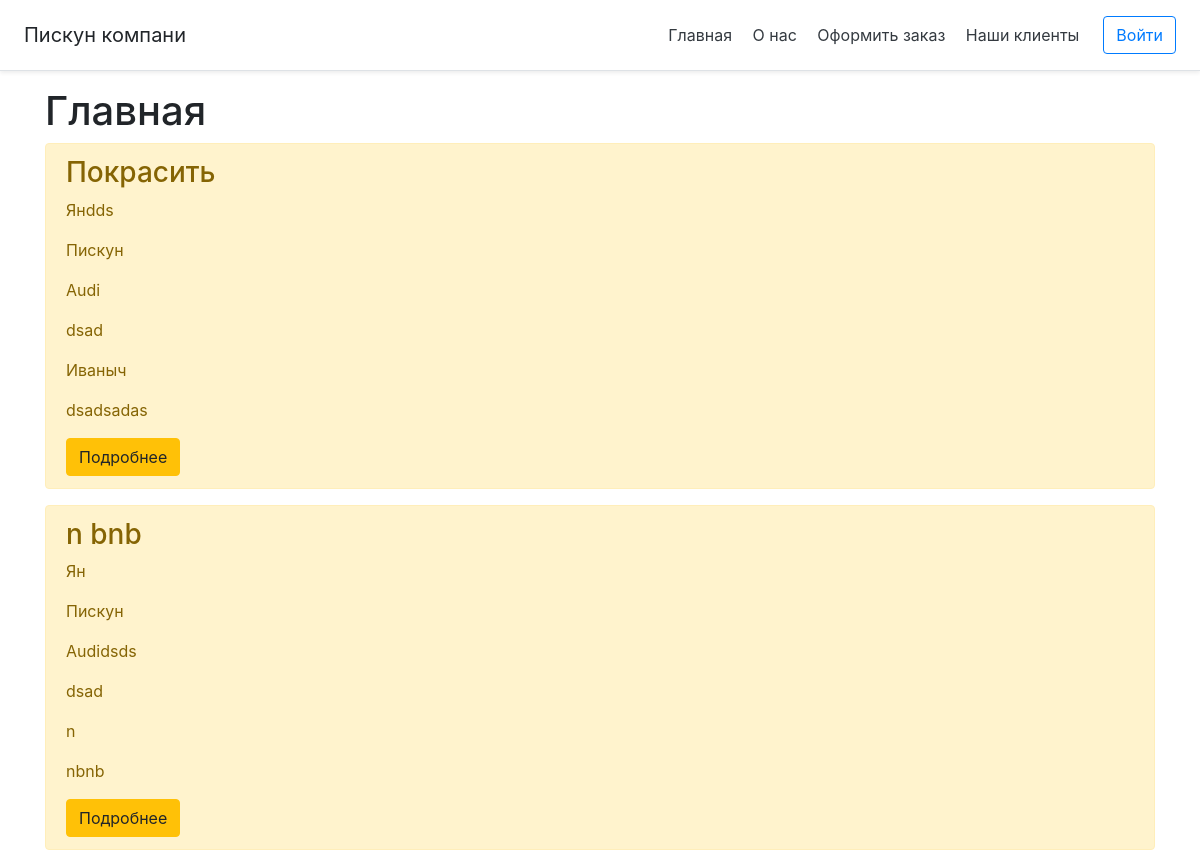
The page / on the database its author committed.
### ordering/models.py (models this page shows, shortened)
class Orders(models.Model):
    title = models.CharField('Заказы', max_length=50)
    clients_name = models.CharField('Имя', max_length=20)
    clients_surname = models.CharField('Фамилия', max_length=50)
    clients_car = models.CharField('Автомобиль', max_length=50)
    services = models.CharField('Услуги', max_length=50)
    employees = models.CharField('Сотрудники', max_length=50)
    orders = models.TextField('Описание')
    class Meta:
        verbose_name = 'Заказ'
        verbose_name_plural = 'Заказы'

### ordering/views.py (the view)
# urls.py: path('', views.index, name='home'),
def index(request):
    orderss = Orders.objects.all()
    return render(request, 'ordering/index.html', {'title': 'Главная страница сайта', 'orderss': orderss})

### ordering/templates/ordering/index.html (shortened to what this page needs)
{% extends 'ordering/base.html' %}
{% block content %}
    <h1> Главная</h1>
    {% if orderss %}
        {% for el in orderss %}
            <div class="alert alert-warning mt-2">
                 <h3>{{ el.title }}</h3>
                <p>{{ el.clients_name }}</p>
                <p>{{ el.clients_surname }}</p>
                <p>{{ el.clients_car }}</p>
                <p>{{ el.services }}</p>
                <p>{{ el.employees }}</p>
                 <p>{{ el.orders }}</p>
                <a href="{% url 'order-detail' el.id %}" class="btn btn-warning">Подробнее</a>
            </div>
         {% endfor %}
    {% else %}
        <p>Нет заказа(</p>
    {% endif %}
{% endblock %}

### ordering/templates/ordering/base.html (shortened to what this page needs)
<!doctype html>
<html lang="en">
<head>
    <link rel="stylesheet" href="https://cdn.jsdelivr.net/npm/bootstrap@4.6.0/dist/css/bootstrap.min.css">
</head>
<body>
<div class="d-flex flex-column flex-md-row align-items-center p-3 px-md-4 mb-3 bg-white border-bottom shadow-sm">
  <h5 class="my-0 mr-md-auto font-weight-normal">Пискун компани</h5>
  <nav class="my-2 my-md-0 mr-md-3">
    <a class="p-2 text-dark" href="{% url 'home' %}">Главная</a>
    <a class="p-2 text-dark" href="{% url 'about' %}">О нас</a>
      <a class="p-2 text-dark" href="{% url 'create' %}">Оформить заказ</a>
      <a class="p-2 text-dark" href="{% url 'client' %}">Наши клиенты</a>
  </nav>
  <a class="btn btn-outline-primary" href="/admin">Войти</a>
</div>
 <div class="container"> {% block content %}{% endblock %}</div>
</body>
</html>

### rows shown on the page
Orders: title "Покрасить", clients_name "Янdds", clients_surname "Пискун", clients_car "Audi", services "dsad", employees "Иваныч", orders "dsadsadas"
Orders: title "n bnb", clients_name "Ян", clients_surname "Пискун", clients_car "Audidsds", services "dsad", employees "n", orders "nbnb"
